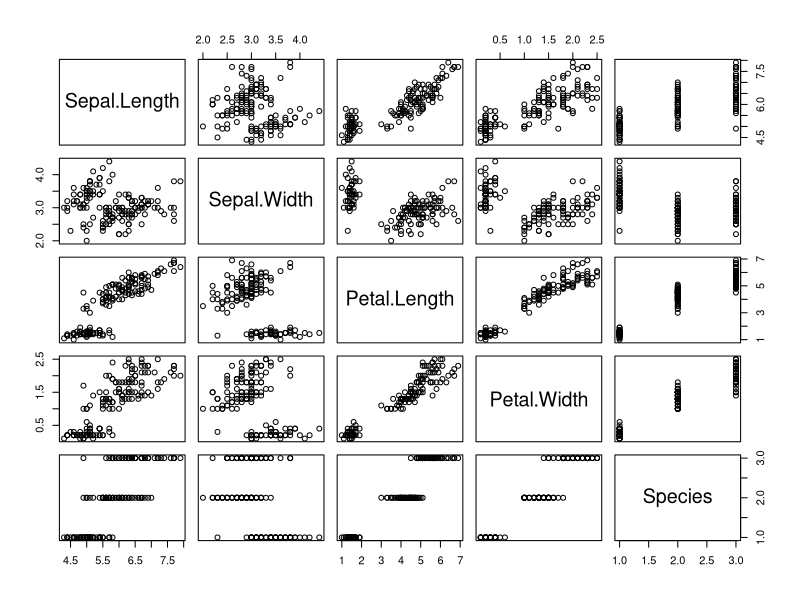
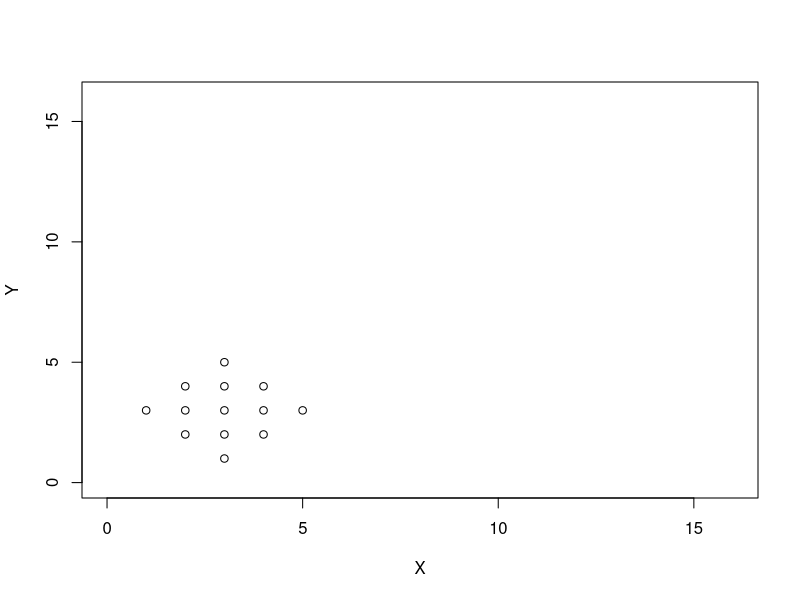
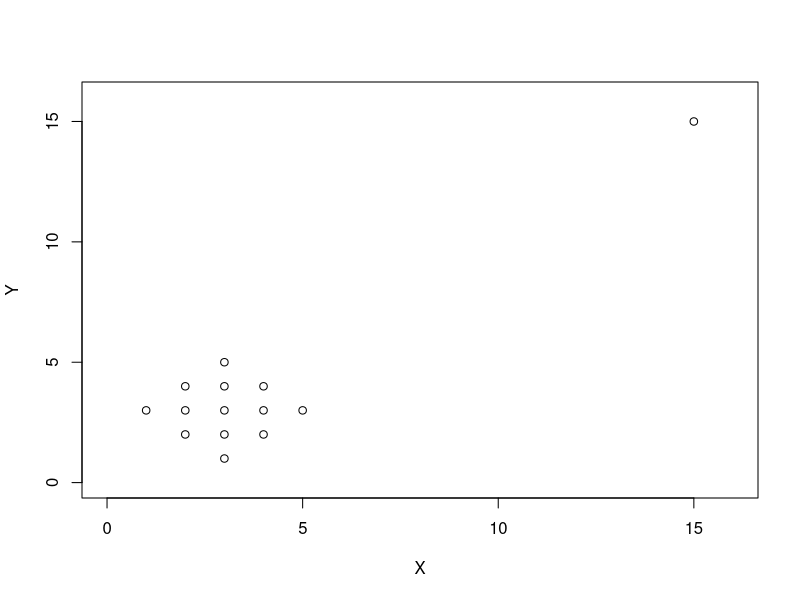

These figures' R source, in order:
## ---- chunk 1
knitr::opts_chunk$set(echo = TRUE,fig.width =6,fig.align="center", fig.height = 3)
## ---- chunk 2
data(iris)
plot(iris)
## ---- chunk 3
cor(iris[,1:4])
## ---- chunk 4
cor.test(iris$Petal.Length, iris$Petal.Width)
## ---- chunk 5
X <-  c(3,2,3,4,1,2,3,4,5,2,3,4,3)
Y <-  c(1,2,2,2,3,3,3,3,3,4,4,4,5)
plot(X, Y, xlim = c(0,16), ylim= c(0,16))
cor.test(X,Y)$estimate
## ---- chunk 6
X <-  c(3,2,3,4,1,2,3,4,5,2,3,4,3,15)
Y <-  c(1,2,2,2,3,3,3,3,3,4,4,4,5,15)
plot(X, Y, xlim = c(0,16), ylim= c(0,16))
cor.test(X,Y)$estimate
## ---- chunk 7
my_model <- lm(Petal.Width~Petal.Length, iris)
summary(my_model)
